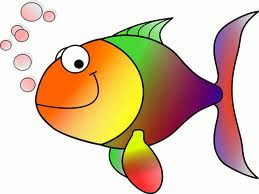
//> input picture opencv3-tutorials/data/HappyFish.jpg, 259 x 194 px
$ ./cornerHarris_Demo ../data/HappyFish.jpg   (built with g++ and OpenCV 4)
//> lines starting //> are read from the running program, lines starting //| are printed output that depends on the picture
#include <opencv2/highgui.hpp>
#include <opencv2/imgproc.hpp>
#include <iostream>

using namespace cv;
using namespace std;

Mat src, src_gray;
int thresh = 200;
int max_thresh = 255;

const char *source_window = "Source image";
const char *corners_window = "Corners detected";

void cornerHarris_demo(int, void *);

int main(int argc, char **argv)
{
    CommandLineParser parser(argc, argv, "{@input | ../data/building.jpg | input image}");
    src = imread(parser.get<String>("@input"));
//> src is the input picture: 194 rows x 259 cols, CV_8UC3; mean B, G, R 170.8, 196.4, 219.3
    if (src.empty()) {
        cout << "Could not open or find the image!\n" << endl;
        cout << "Usage: " << argv[0] << " <Input image>" << endl;
        return -1;
    }
    cvtColor(src, src_gray, COLOR_BGR2GRAY);
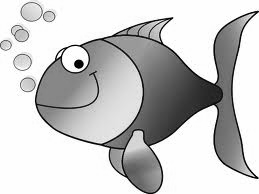
//> src_gray: 194 rows x 259 cols, CV_8UC1; min 0, max 255, mean 200.4

    namedWindow(source_window);
    createTrackbar("Threshold: ", source_window, &thresh, max_thresh, cornerHarris_demo);
    imshow(source_window, src);

    cornerHarris_demo(0, 0);

    waitKey();
    return 0;
}

void cornerHarris_demo(int, void *)
{
    int blockSize = 2;
    int apertureSize = 3;
    double k = 0.04;

    Mat dst = Mat::zeros(src.size(), CV_32FC1);
    cornerHarris(src_gray, dst, blockSize, apertureSize, k);
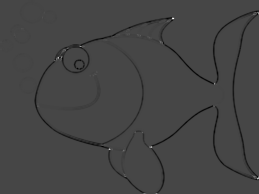
//> dst: 194 rows x 259 cols, CV_32FC1; min -0.0224, max 0.0591, mean -0.000486; drawn with min black and max white

    Mat dst_norm, dst_norm_scaled;
    normalize(dst, dst_norm, 0, 255, NORM_MINMAX, CV_32FC1, Mat());
    convertScaleAbs(dst_norm, dst_norm_scaled);

    for (int i = 0; i < dst_norm.rows; ++i) {
        for (int j = 0; j < dst_norm.cols; ++j) {
            if (dst_norm.at<float>(i, j) > thresh) {
                circle(dst_norm_scaled, Point(j, i), 5, Scalar(0), 2, 8, 0);
            }
        }
    }
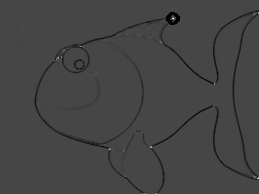
//> dst_norm_scaled: 194 rows x 259 cols, CV_8UC1; min 0, max 255, mean 68.3

    namedWindow(corners_window);
    imshow(corners_window, dst_norm_scaled);
}

$ run again, on opencv3-tutorials/data/building.jpg
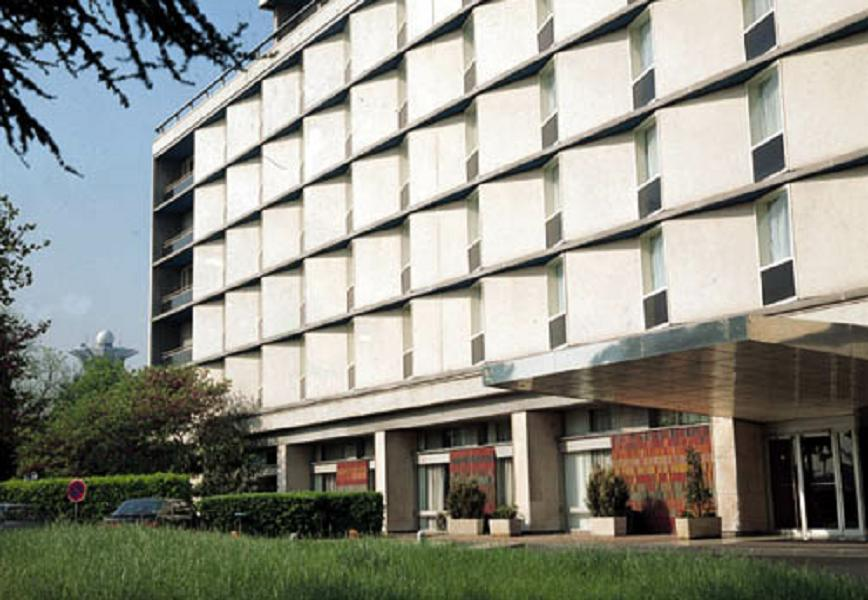
//> input picture opencv3-tutorials/data/building.jpg, 868 x 600 px
//> src is the input picture: 600 rows x 868 cols, CV_8UC3; mean B, G, R 133.7, 143.6, 142.9
//> `cvtColor(src, src_gray, COLOR_BGR2GRAY);`:
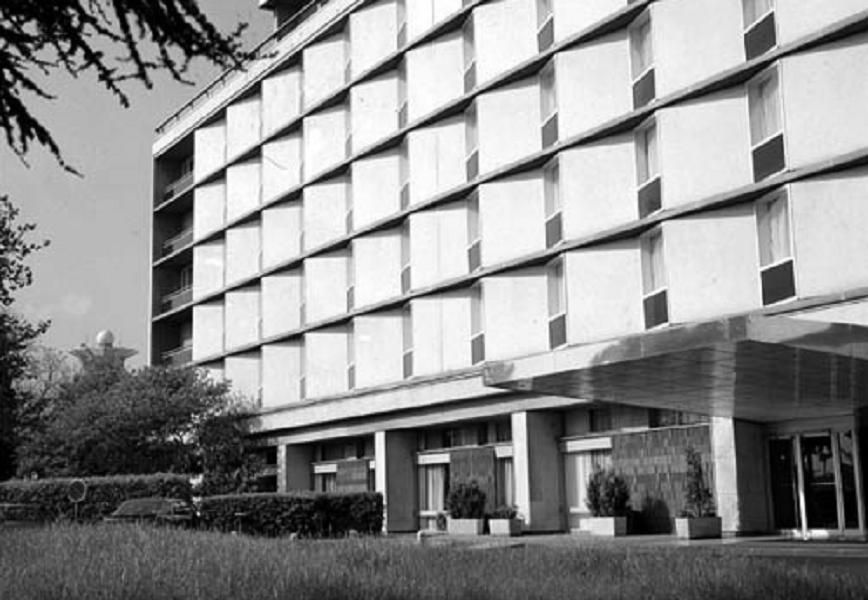
//> src_gray: 600 rows x 868 cols, CV_8UC1; min 0, max 255, mean 142.3
//> after the loop in cornerHarris_demo, `for (int i = 0; i < dst_norm.rows; ++i)`:
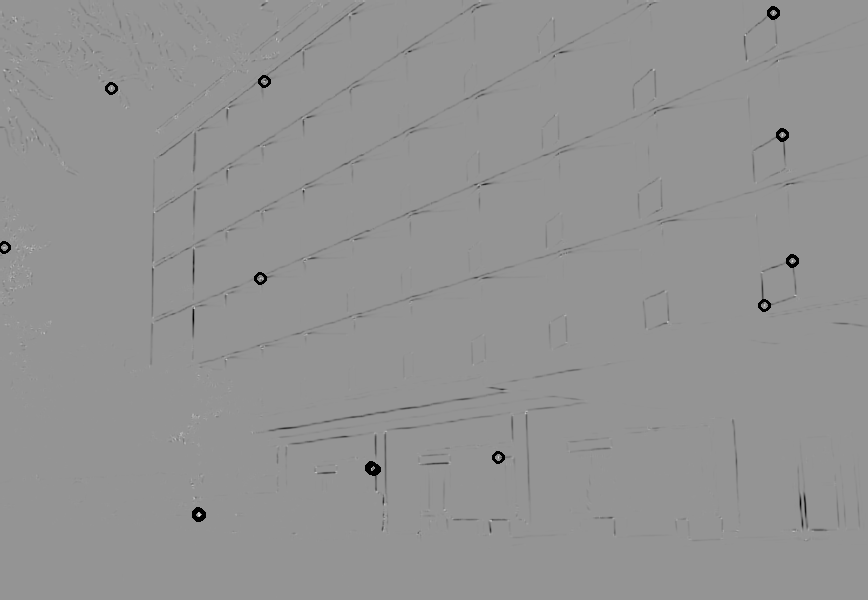
//> dst_norm_scaled: 600 rows x 868 cols, CV_8UC1; min 0, max 255, mean 147
